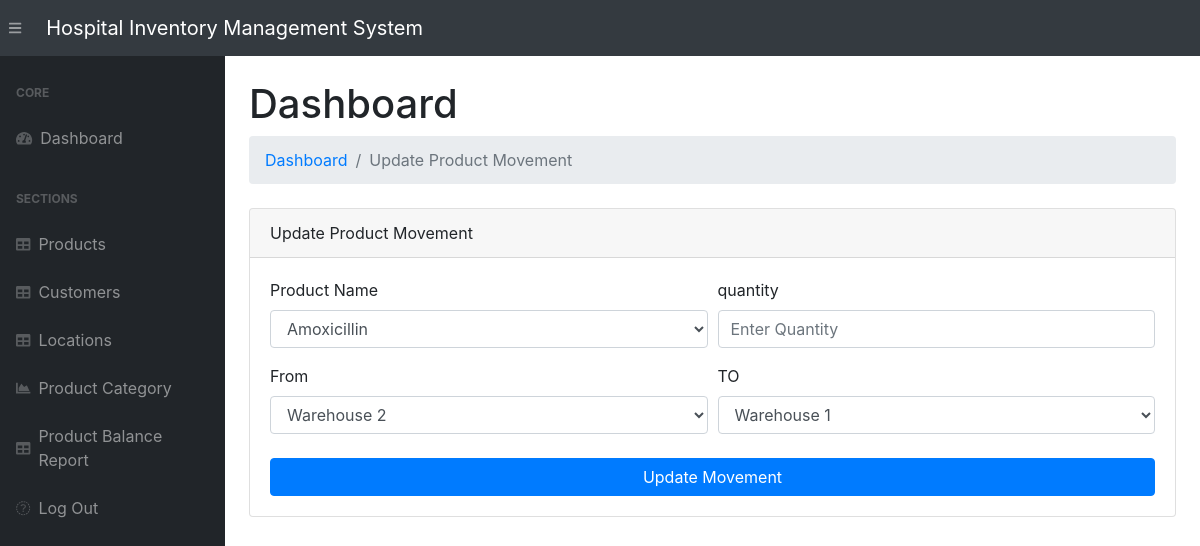
Page /update-movement/1 on the committed database.
### app.py (models this page shows, shortened)
class ProductMovement(db.Model):
    __tablename__   = 'productmovements'
    movement_id     = db.Column(db.Integer, primary_key=True)
    product_id      = db.Column(db.Integer, db.ForeignKey('products.product_id'))
    category        = db.Column(db.Text)
    from_location   = db.Column(db.Integer, db.ForeignKey('locations.location_id'))
    to_location     = db.Column(db.Integer, db.ForeignKey('locations.location_id'))
    movement_time   = db.Column(db.DateTime, default=datetime.utcnow)
    product         = db.relationship('Product', foreign_keys=product_id)
    fromLoc         = db.relationship('Location', foreign_keys=from_location)
    toLoc           = db.relationship('Location', foreign_keys=to_location)

class Product(db.Model):
    __tablename__ = 'products'
    product_id      = db.Column(db.String(200), primary_key=True)
    date_created    = db.Column(db.DateTime, default=datetime.utcnow)

class Location(db.Model):
    __tablename__   = 'locations'
    location_id     = db.Column(db.String(200), primary_key=True)
    date_created    = db.Column(db.DateTime, default=datetime.utcnow)

### app.py (the view)
@app.route("/update-movement/<int:id>", methods=["POST", "GET"])
def updateMovement(id):
    movement    = ProductMovement.query.get_or_404(id)
    products    = Product.query.order_by(Product.date_created).all()
    locations   = Location.query.order_by(Location.date_created).all()
    if request.method == "POST":
        movement.product_id  = request.form["productId"]
        movement.category         = request.form["category"]
        movement.from_location= request.form["fromLocation"]
        movement.to_location  = request.form["toLocation"]
        try:
            db.session.commit()
            return redirect("/category/")
        except:
            return "There was an issue while updating the Product Movement"
    else:
        return render_template("update-movement.html", movement=movement, locations=locations, products=products)

### templates/update-movement.html (shortened to what this page needs)
{% extends 'base.html' %}
{% block content %}
<main>
    <div class="container-fluid">
        <h1 class="mt-4">Dashboard</h1>
        <ol class="breadcrumb mb-4">
            <li class="breadcrumb-item"><a href="/">Dashboard</a></li>
            <li class="breadcrumb-item active">Update Product Movement</li>
        </ol>
        <div class="card mb-4">
            <div class="card-header">Update Product Movement</div>
            <div class="card-body">
                <form action="/update-movement/{{movement.movement_id}}" method="POST">
                    <div class="form-row">
                        <div class="col-md-6">
                            <div class="form-group">
                                <label for="productId">Product Name</label>
                                <select id="productId" name="productId" class="form-control">
                                    {% if products|length > 0 %}
                                    {% for product in products %}
                                    <option value="{{product.product_id}}"
                                        {% if product.product_id|string() == movement.product_id %} selected {% endif %}>
                                        {{product.product_id}}
                                    </option>
                                    {% endfor %}
                                    {% endif %}
                                </select>
                            </div>
                        </div>
                        <div class="col-md-6">
                            <div class="form-group">
                                <label for="qty">quantity</label>
                                <input class="form-control" value={{movement.qty}} name="qty" id="qty" type="number" placeholder="Enter Quantity" />
                            </div>
                        </div>
                    </div>
                    <div class="form-row">
                        <div class="col-md-6">
                            <label for="fromLocation">From</label>
                            <select id="fromLocation" class="form-control" name="fromLocation">
                                {% if locations|length > 0 %}
                                {% for location in locations%}
                                <option value="{{location.location_id}}"
                                    {% if location.location_id|string() == movement.from_location %} selected {% endif %}>
                                    {{location.location_id}}
                                </option>
                                {% endfor %}
                                {% endif %}
                            </select>
                        </div>
                        <div class="col-md-6">
                            <label for="toLocation">TO</label>
                            <select id="toLocation" name="toLocation" class="form-control">
                                {% if locations|length > 0 %}
                                {% for location in locations%}
                                <option value="{{location.location_id}}"
                                    {% if location.location_id|string() == movement.to_location %} selected {% endif %}
                                >
                                {{location.location_id}}
                                </option>
                                {% endfor %}
                                {% endif %}
                            </select>
                        </div>
                    </div>
                    <div class="form-group mt-4 mb-0">
                        <input type="submit" class="btn btn-primary btn-block" value="Update Movement" class="btn btn-primary">
                    </div>
                </form>
            </div>
        </div>
    </div>
</main>
{% endblock %}

### rows in the picture
ProductMovement: productId "Amoxicillin", fromLocation "Warehouse 2", toLocation "Warehouse 1"
